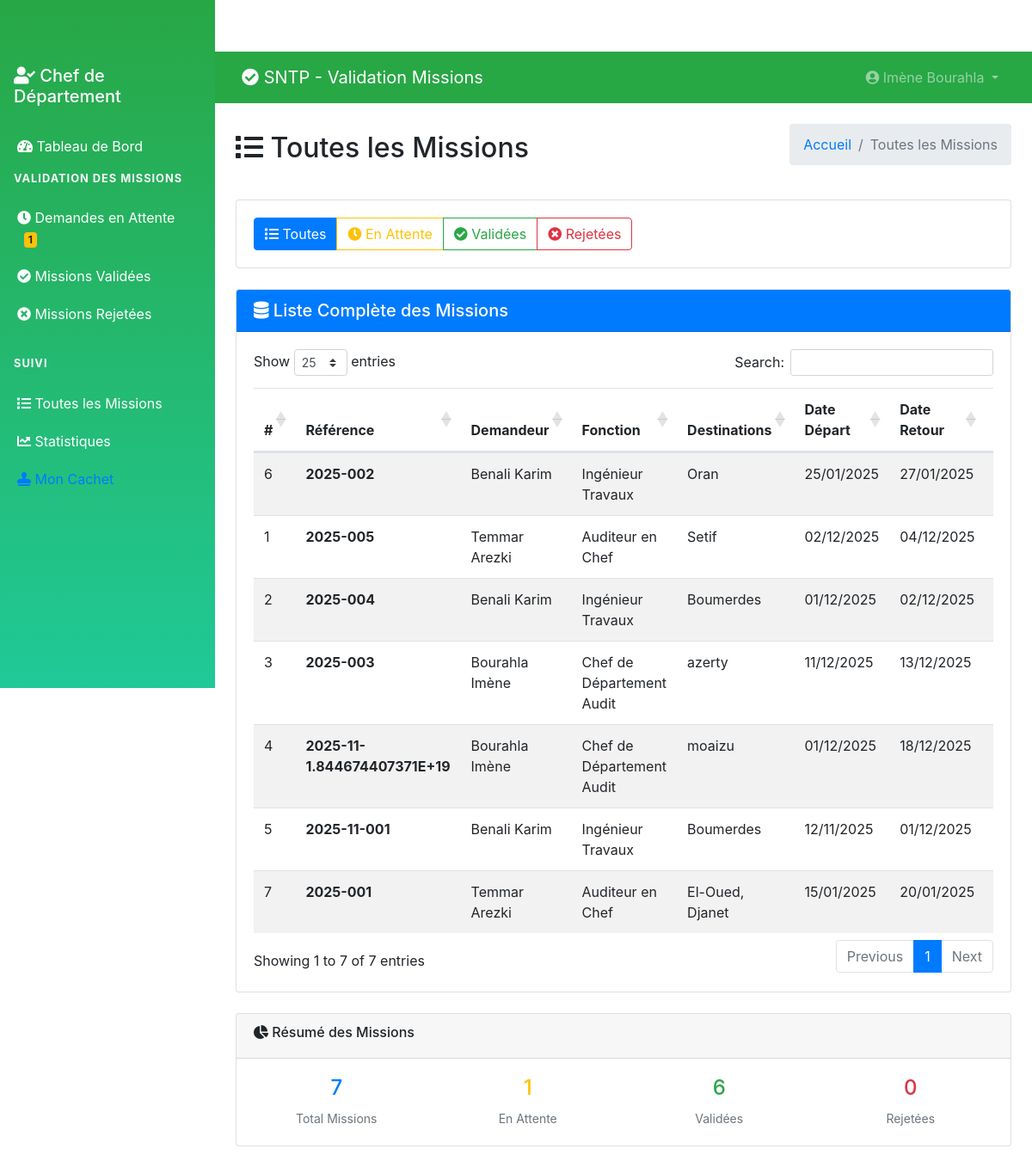
The page /chef/all-missions.php (signed in) on the database its author committed.
### tables this page shows
CREATE TABLE `tblusers` (
  `ID` int(10) NOT NULL,
  `Nom` varchar(200) DEFAULT NULL,
  `Prenom` varchar(200) DEFAULT NULL,
  `Email` varchar(200) DEFAULT NULL,
  `Fonction` varchar(200) DEFAULT NULL,
  `Departement` varchar(200) DEFAULT NULL,
  `MobileNumber` bigint(10) DEFAULT NULL,
  `Password` varchar(200) NOT NULL,
  `Role` enum('admin','chef_departement','user') DEFAULT 'user',
  `RegDate` timestamp NULL DEFAULT current_timestamp(),
  `StampImage` varchar(255) DEFAULT NULL COMMENT 'Cachet officiel du chef',
  `StampDate` datetime DEFAULT NULL
);

CREATE TABLE `tblmissions` (
  `ID` int(10) NOT NULL,
  `UserID` int(5) NOT NULL,
  `SubmittedBy` int(5) DEFAULT NULL,
  `ReferenceNumber` varchar(50) DEFAULT NULL,
  `NomPrenom` varchar(400) DEFAULT NULL,
  `Fonction` varchar(200) DEFAULT NULL,
  `VilleDepart` varchar(200) DEFAULT NULL,
  `DateDepart` date DEFAULT NULL,
  `Destinations` text DEFAULT NULL,
  `ItineraireType` varchar(100) DEFAULT NULL,
  `MotifDeplacement` varchar(300) DEFAULT NULL,
  `MoyenTransport` varchar(200) DEFAULT NULL,
  `DateRetour` date DEFAULT NULL,
  `Observations` text DEFAULT NULL,
  `Status` enum('en_attente','validee','rejetee','en_cours') DEFAULT 'en_attente',
  `Remarque` text DEFAULT NULL,
  `ValidatedBy` int(5) DEFAULT NULL,
  `DateCreation` timestamp NULL DEFAULT current_timestamp(),
  `DateValidation` timestamp NULL DEFAULT NULL ON UPDATE current_timestamp(),
  `SignaturePath` varchar(255) DEFAULT NULL COMMENT 'Signature manuscrite lors de la validation',
  `StampPath` varchar(255) DEFAULT NULL COMMENT 'Cachet officiel utilisé'
);

### chef/all-missions.php (the view, shortened to what this page needs)
<?php
include('../includes/config.php');
if (strlen($_SESSION['GMScid']) == 0) {
    header('location:logout.php');
} else {
?>
<!DOCTYPE html>
<html lang="fr">
<head>
    <link href="https://cdn.jsdelivr.net/npm/bootstrap@4.6.2/dist/css/bootstrap.min.css" rel="stylesheet">
    <link href="https://cdnjs.cloudflare.com/ajax/libs/font-awesome/5.15.4/css/all.min.css" rel="stylesheet">
    <link href="https://cdn.datatables.net/1.11.5/css/dataTables.bootstrap4.min.css" rel="stylesheet">
</head>
<body>
    <?php include_once('includes/sidebar.php'); ?>
    <div class="main-content">
        <?php include_once('includes/header.php'); ?>
        <div class="container-fluid p-4">
            <div class="d-flex justify-content-between align-items-center mb-4">
                <h2><i class="fas fa-list"></i> Toutes les Missions</h2>
                <nav aria-label="breadcrumb">
                    <ol class="breadcrumb">
                        <li class="breadcrumb-item"><a href="dashboard.php">Accueil</a></li>
                        <li class="breadcrumb-item active">Toutes les Missions</li>
                    </ol>
                </nav>
            </div>
            <div class="card mb-4">
                <div class="card-body">
                    <div class="row">
                        <div class="col-md-12">
                            <div class="btn-group" role="group">
                                <button type="button" class="btn btn-outline-primary filter-btn" data-filter="all">
                                    <i class="fas fa-list"></i> Toutes
                                </button>
                                <button type="button" class="btn btn-outline-warning filter-btn" data-filter="en_attente">
                                    <i class="fas fa-clock"></i> En Attente
                                </button>
                                <button type="button" class="btn btn-outline-success filter-btn" data-filter="validee">
                                    <i class="fas fa-check-circle"></i> Validées
                                </button>
                                <button type="button" class="btn btn-outline-danger filter-btn" data-filter="rejetee">
                                    <i class="fas fa-times-circle"></i> Rejetées
                                </button>
                            </div>
                        </div>
                    </div>
                </div>
            </div>
            <div class="card">
                <div class="card-header bg-primary text-white">
                    <h5 class="mb-0">
                        <i class="fas fa-database"></i>
                        Liste Complète des Missions
                    </h5>
                </div>
                <div class="card-body">
                    <div class="table-responsive">
                        <table class="table table-striped data-table" id="missionsTable">
                            <thead>
                                <tr>
                                    <th>#</th>
                                    <th>Référence</th>
                                    <th>Demandeur</th>
                                    <th>Fonction</th>
                                    <th>Destinations</th>
                                    <th>Date Départ</th>
                                    <th>Date Retour</th>
                                    <th>Motif</th>
                                </tr>
                            </thead>
                            <tbody>
                                <?php
                                $sql = "SELECT m.*, u.Nom, u.Prenom, u.Fonction as UserFonction
                                       FROM tblmissions m
                                       JOIN tblusers u ON m.UserID = u.ID
                                       ORDER BY m.DateCreation DESC";
                                $query = $dbh->prepare($sql);
                                $query->execute();
                                $results = $query->fetchAll(PDO::FETCH_OBJ);
                                $cnt = 1;
                                if($query->rowCount() > 0) {
                                    foreach($results as $row) {
                                ?>
                                <tr data-status="<?php echo $row->Status; ?>">
                                    <td><?php echo $cnt; ?></td>
                                    <td>
                                        <strong><?php echo htmlentities($row->ReferenceNumber); ?></strong>
                                    </td>
                                    <td><?php echo htmlentities($row->Nom . ' ' . $row->Prenom); ?></td>
                                    <td><?php echo htmlentities($row->UserFonction); ?></td>
                                    <td><?php echo htmlentities($row->Destinations); ?></td>
                                    <td><?php echo date('d/m/Y', strtotime($row->DateDepart)); ?></td>
                                    <td><?php echo date('d/m/Y', strtotime($row->DateRetour)); ?></td>
                                    <td>
                                    </td>
                                </tr>
                                <?php $cnt++; }
                                } ?>
                            </tbody>
                        </table>
                    </div>
                </div>
            </div>
            <?php if($query->rowCount() > 0) { ?>
            <div class="row mt-4">
                <div class="col-12">
                    <div class="card">
                        <div class="card-header">
                            <h6><i class="fas fa-chart-pie"></i> Résumé des Missions</h6>
                        </div>
                        <div class="card-body">
                            <?php
                            $total = $query->rowCount();
                            $en_attente = count(array_filter($results, function($r) { return $r->Status == 'en_attente'; }));
                            $validees = count(array_filter($results, function($r) { return $r->Status == 'validee'; }));
                            $rejetees = count(array_filter($results, function($r) { return $r->Status == 'rejetee'; }));
                            ?>
                            <div class="row text-center">
                                <div class="col-md-3">
                                    <h4 class="text-primary"><?php echo $total; ?></h4>
                                    <small class="text-muted">Total Missions</small>
                                </div>
                                <div class="col-md-3">
                                    <h4 class="text-warning"><?php echo $en_attente; ?></h4>
                                    <small class="text-muted">En Attente</small>
                                </div>
                                <div class="col-md-3">
                                    <h4 class="text-success"><?php echo $validees; ?></h4>
                                    <small class="text-muted">Validées</small>
                                </div>
                                <div class="col-md-3">
                                    <h4 class="text-danger"><?php echo $rejetees; ?></h4>
                                    <small class="text-muted">Rejetées</small>
                                </div>
                            </div>
                        </div>
                    </div>
                </div>
            </div>
            <?php } ?>
        </div>
    </div>
</body>
</html>
<?php } ?>

### chef/includes/header.php (shortened to what this page needs)
<nav class="navbar navbar-expand-lg navbar-dark bg-success">
    <div class="container-fluid">
        <a class="navbar-brand" href="dashboard.php">
            <i class="fas fa-check-circle"></i> SNTP - Validation Missions
        </a>
        <div class="collapse navbar-collapse" id="navbarNav">
            <ul class="navbar-nav ml-auto">
                <li class="nav-item dropdown">
                    <a class="nav-link dropdown-toggle" href="#" id="navbarDropdown" role="button" data-toggle="dropdown">
                        <i class="fas fa-user-circle"></i>
                        <?php
                        $cid = $_SESSION['GMScid'];
                        $sql = "SELECT Nom,Prenom FROM tblusers WHERE ID=:cid";
                        $query = $dbh->prepare($sql);
                        $query->bindParam(':cid',$cid,PDO::PARAM_STR);
                        $query->execute();
                        $result = $query->fetch(PDO::FETCH_OBJ);
                        echo htmlentities($result->Prenom . ' ' . $result->Nom);
                        ?>
                    </a>
                </li>
            </ul>
        </div>
    </div>
</nav>

### chef/includes/sidebar.php (style rules this page uses)
.main-content { margin-left: 250px; padding-top: 60px; }
.nav-link { padding: 10px 20px; border-radius: 0; transition: background-color 0.3s; }

### rows shown on the page
tblusers: Prenom+Nom "Imène Bourahla"
tblmissions: ReferenceNumber "2025-005", UserID.Prenom "Temmar Arezki", UserID.Fonction "Auditeur en Chef", Destinations "Setif", DateDepart "02/12/2025", DateRetour "04/12/2025"
tblmissions: ReferenceNumber "2025-004", UserID.Prenom "Benali Karim", UserID.Fonction "Ingénieur Travaux", Destinations "Boumerdes", DateDepart "01/12/2025", DateRetour "02/12/2025"
tblmissions: ReferenceNumber "2025-003", UserID.Prenom "Bourahla Imène", UserID.Fonction "Chef de Département Audit", Destinations "azerty", DateDepart "11/12/2025", DateRetour "13/12/2025"
tblmissions: ReferenceNumber "2025-11-1.844674407371E+19", UserID.Prenom "Bourahla Imène", UserID.Fonction "Chef de Département Audit", Destinations "moaizu", DateDepart "01/12/2025", DateRetour "18/12/2025"
tblmissions: ReferenceNumber "2025-11-001", UserID.Prenom "Benali Karim", UserID.Fonction "Ingénieur Travaux", Destinations "Boumerdes", DateDepart "12/11/2025", DateRetour "01/12/2025"
tblmissions: ReferenceNumber "2025-002", UserID.Prenom "Benali Karim", UserID.Fonction "Ingénieur Travaux", Destinations "Oran", DateDepart "25/01/2025", DateRetour "27/01/2025"
tblmissions: ReferenceNumber "2025-001", UserID.Prenom "Temmar Arezki", UserID.Fonction "Auditeur en Chef", Destinations "El-Oued, Djanet", DateDepart "15/01/2025", DateRetour "20/01/2025"

### other values the page prints
$pending "1"
$total "7"
$en_attente "1"
$validees "6"
$rejetees "0"
